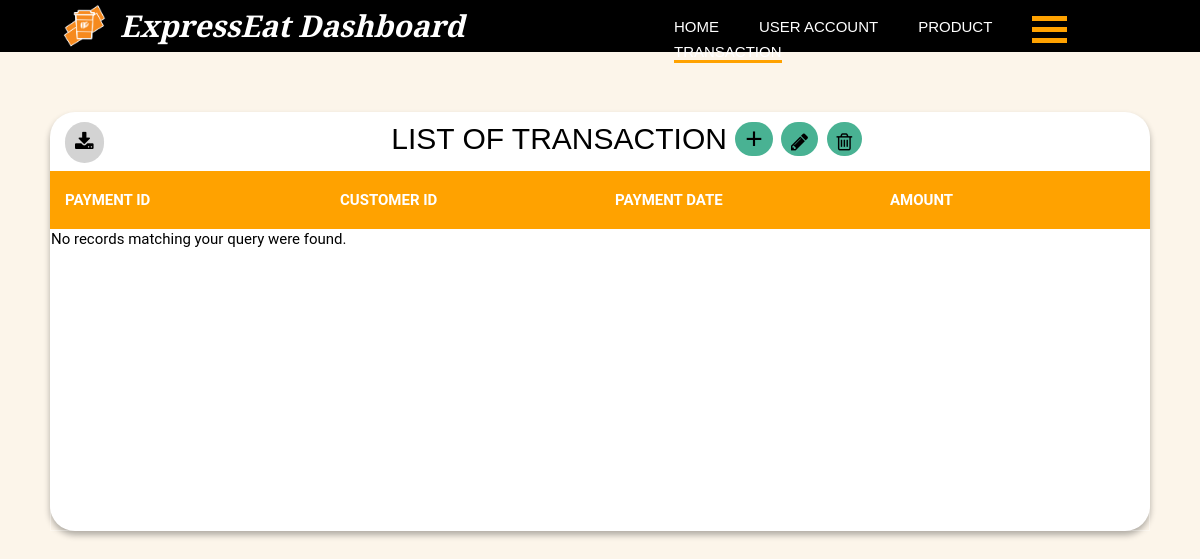
The page /dashboard/transaction.php on the database as committed earlier.
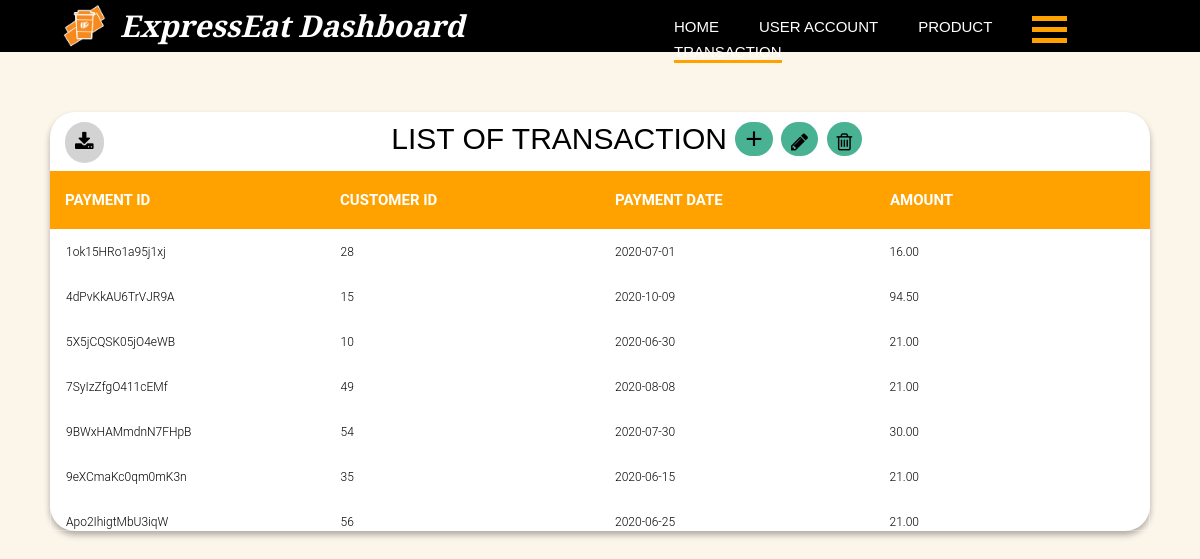
The same page on the database as committed later.
### tables this page shows
CREATE TABLE `payment` (
  `CheckNum` varchar(255) NOT NULL,
  `CustomerID` int(10) NOT NULL,
  `PaymentDate` date NOT NULL,
  `Amount` decimal(6,2) NOT NULL
);

### dashboard/transactionList.php (the view, shortened to what this page needs)
<?php
include "dbConnection.php";
$SQLstring = "SELECT * FROM Payment";
if($result = mysqli_query($conn, $SQLstring)){
    if(mysqli_num_rows($result) > 0){
    echo "<table cellpadding='0' cellspacing='0' border='0'>\n";
        while($row = mysqli_fetch_array($result)){
            echo "<tbody>";
                echo "<tr>";
                    echo "<td>" . $row['CheckNum'] . "</td>";
                    echo "<td>" . $row['CustomerID'] . "</td>";
                    echo "<td>" . $row['PaymentDate'] . "</td>";
                    echo "<td>" . $row['Amount'] . "</td>";
                echo "</tr>";
            echo "</tbody>";
        }
    echo "</table>";
    } else{
        echo "No records matching your query were found.";
    }
} else{
    echo "ERROR: Could not able to execute $SQLstring. " . mysqli_error($conn);
}
?>

Rows that differ between the two databases and show on the page:
added payment: CheckNum "1ok15HRo1a95j1xj", CustomerID "28", PaymentDate "2020-07-01", Amount "16.00"
added payment: CheckNum "4dPvKkAU6TrVJR9A", CustomerID "15", PaymentDate "2020-10-09", Amount "94.50"
added payment: CheckNum "5X5jCQSK05jO4eWB", CustomerID "10", PaymentDate "2020-06-30", Amount "21.00"
added payment: CheckNum "7SyIzZfgO411cEMf", CustomerID "49", PaymentDate "2020-08-08", Amount "21.00"
added payment: CheckNum "9BWxHAMmdnN7FHpB", CustomerID "54", PaymentDate "2020-07-30", Amount "30.00"
added payment: CheckNum "9eXCmaKc0qm0mK3n", CustomerID "35", PaymentDate "2020-06-15", Amount "21.00"
added payment: CheckNum "Apo2IhigtMbU3iqW", CustomerID "56", PaymentDate "2020-06-25", Amount "21.00"
Other text that changed with them:
text no longer shown: "No records matching your query were found."
